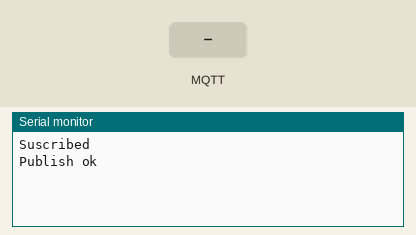
A sketch run on a simulated ESP8266 (NodeMCU). On the bench: the last lines printed to the serial monitor. The test bench sets the inputs (shaded band). WiFi joins after 1.5 s; servers stay silent unless stated; no MQTT or app messages arrive unless stated.

Above: at 3.4 s.
3.5 s: MQTT message "1" arrives on the first subscribed topic
At 4.9 s:
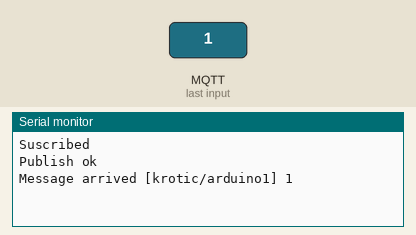
5.2 s: MQTT message "on" arrives on the first subscribed topic
At 6.3 s:
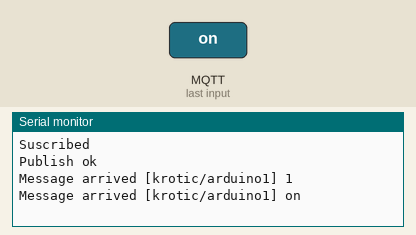
6.7 s: MQTT message "off" arrives on the first subscribed topic
At 7.5 s:
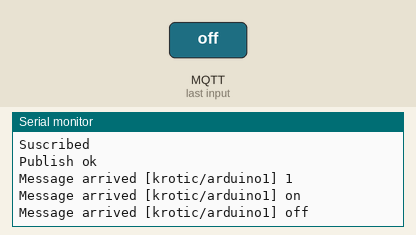

The sketch:

ControladorWiFi.ino
```cpp
#include <ESP8266WiFi.h>
#include <PubSubClient.h>

const char* ssid = "FamiliaGR";
const char* password =  "28Familiagr";

const char* mqttServer = "broker.hivemq.com";
const char * clientID = "esp8266KROTIC";
const int mqttPort = 1883;//Mosquitto default
const char* mqttUser = "";
const char* mqttPassword = "";
const char* listen_topic = "krotic/arduino1";
const char* publish_topic = "krotic/arduino2";


WiFiClient wifiClient;
void MQTT_callback(char* topic, byte* payload, unsigned int length);
PubSubClient client(wifiClient);

void reconnect();

void setup() {
  // initialize serial for debugging
  Serial.begin(115200);

  delay(100);

 WiFi.begin(ssid, password);
//  Serial.println("Connecting to WiFi..");
  while (WiFi.status() != WL_CONNECTED) {
    delay(700);
//    Serial.print(".");

  }
//  Serial.println("Connected to the WiFi network");

  client.setServer(mqttServer, 1883);
  client.setCallback(MQTT_callback);

  while (!client.connected()) {
//    Serial.println("Connecting to MQTT...");
    //if (client.connect(clientID, mqttUser, mqttPassword )) {
    if (client.connect(clientID)) {
//      Serial.println("connected");
    } else {
//      Serial.print("failed with state ");
//      Serial.print(client.state());
      delay(2000);
    }
  }
  if(client.subscribe(listen_topic)){
    Serial.println("Suscribed");
  }

  if (client.publish(publish_topic, "hello from ESP8266")) {
    Serial.println("Publish ok");
  }
  else {
    Serial.println("Publish failed");
  }


}

String inputString = "";

void loop() {
  if (!client.connected()) {
//    Serial.println("Desconexion");
    reconnect();
  }

  client.loop();
  if(Serial.available()){
    while (Serial.available()) {
      // get the new byte:
      char inChar = (char)Serial.read();
      // add it to the inputString:
      inputString += inChar;
      // if the incoming character is a newline, set a flag so the main loop can
      // do something about it:
      if (inChar == '\n') {
        client.publish(publish_topic, inputString.c_str());
        inputString = "";
      }
    }
  }
  delay(500);
}


//print any message received for subscribed topic
void MQTT_callback(char* topic, byte* payload, unsigned int length) {
  Serial.print("Message arrived [");
  Serial.print(topic);
  Serial.print("] ");
  for (int i=0;i<length;i++) {
    Serial.print((char)payload[i]);
  }
  Serial.println();
}


void reconnect() {
  while (!client.connected()) {
    if (client.connect(clientID)) {
      client.subscribe(listen_topic);
      break;
    } else {
      delay(5000);
    }
  }
}
```

Measured:
- after the input at 3.5 s, the serial monitor: prints a new line after 0.25 s (image 1)
- after the input at 5.2 s, the serial monitor: prints a new line after 0.06 s (image 2)
- after the input at 6.7 s, the serial monitor: prints a new line after 0.06 s (image 3)
